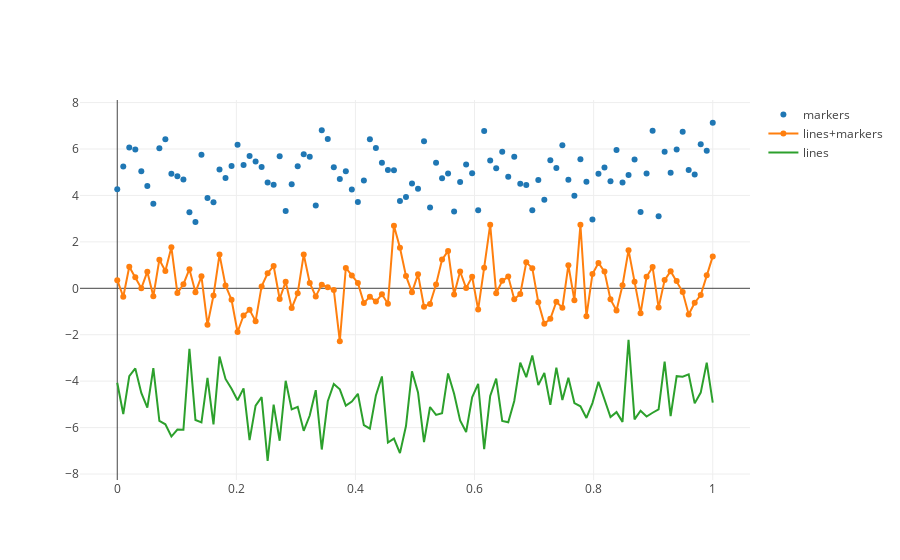

Source (notebook cell):
### Code cell
# Create random data with numpy
from plotly.offline import init_notebook_mode, iplot
init_notebook_mode(connected=True)
N = 100
random_x = np.linspace(0, 1, N)
random_y0 = np.random.randn(N)+5
random_y1 = np.random.randn(N)
random_y2 = np.random.randn(N)-5

# Create traces
trace0 = go.Scatter(
    x = random_x,
    y = random_y0,
    mode = 'markers',
    name = 'markers'
)
trace1 = go.Scatter(
    x = random_x,
    y = random_y1,
    mode = 'lines+markers',
    name = 'lines+markers'
)
trace2 = go.Scatter(
    x = random_x,
    y = random_y2,
    mode = 'lines',
    name = 'lines'
)

data = [trace0, trace1, trace2]
iplot(data, filename='scatter-mode')
